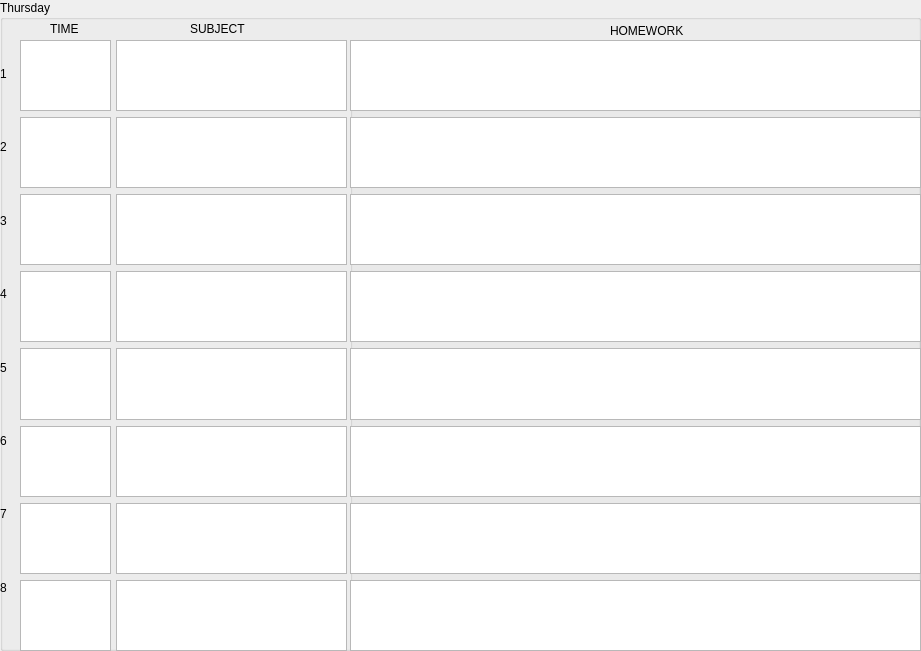
    <widget class="QGroupBox" name="groupBoxThu">
     <property name="geometry">
      <rect>
       <x>1</x>
       <y>30</y>
       <width>921</width>
       <height>651</height>
      </rect>
     </property>
     <property name="title">
      <string>Thursday</string>
     </property>
     <widget class="QWidget" name="verticalLayoutWidget_14">
      <property name="geometry">
       <rect>
        <x>0</x>
        <y>40</y>
        <width>21</width>
        <height>581</height>
       </rect>
      </property>
      <layout class="QVBoxLayout" name="verticalLayout_14">
       <item>
        <widget class="QLabel" name="label_35">
         <property name="text">
          <string>1</string>
         </property>
        </widget>
       </item>
       <item>
        <widget class="QLabel" name="label_36">
         <property name="text">
          <string>2</string>
         </property>
        </widget>
       </item>
       <item>
        <widget class="QLabel" name="label_37">
         <property name="text">
          <string>3</string>
         </property>
        </widget>
       </item>
       <item>
        <widget class="QLabel" name="label_38">
         <property name="text">
          <string>4</string>
         </property>
        </widget>
       </item>
       <item>
        <widget class="QLabel" name="label_39">
         <property name="text">
          <string>5</string>
         </property>
        </widget>
       </item>
       <item>
        <widget class="QLabel" name="label_40">
         <property name="text">
          <string>6</string>
         </property>
        </widget>
       </item>
       <item>
        <widget class="QLabel" name="label_41">
         <property name="text">
          <string>7</string>
         </property>
        </widget>
       </item>
       <item>
        <widget class="QLabel" name="label_42">
         <property name="text">
          <string>8</string>
         </property>
        </widget>
       </item>
      </layout>
     </widget>
     <widget class="QWidget" name="verticalLayoutWidget_16">
      <property name="geometry">
       <rect>
        <x>20</x>
        <y>40</y>
        <width>91</width>
        <height>611</height>
       </rect>
      </property>
      <layout class="QVBoxLayout" name="verticalLayout_16">
       <item>
        <widget class="QTextEdit" name="textEdit_97"/>
       </item>
       <item>
        <widget class="QTextEdit" name="textEdit_98"/>
       </item>
       <item>
        <widget class="QTextEdit" name="textEdit_99"/>
       </item>
       <item>
        <widget class="QTextEdit" name="textEdit_100"/>
       </item>
       <item>
        <widget class="QTextEdit" name="textEdit_101"/>
       </item>
       <item>
        <widget class="QTextEdit" name="textEdit_102"/>
       </item>
       <item>
        <widget class="QTextEdit" name="textEdit_103"/>
       </item>
       <item>
        <widget class="QTextEdit" name="textEdit_104"/>
       </item>
      </layout>
     </widget>
     <widget class="QLabel" name="label_34">
      <property name="geometry">
       <rect>
        <x>190</x>
        <y>20</y>
        <width>67</width>
        <height>17</height>
       </rect>
      </property>
      <property name="text">
       <string>SUBJECT</string>
      </property>
     </widget>
     <widget class="QLabel" name="label_44">
      <property name="geometry">
       <rect>
        <x>610</x>
        <y>20</y>
        <width>141</width>
        <height>21</height>
       </rect>
      </property>
      <property name="text">
       <string>HOMEWORK</string>
      </property>
     </widget>
     <widget class="QWidget" name="verticalLayoutWidget_13">
      <property name="geometry">
       <rect>
        <x>350</x>
        <y>40</y>
        <width>571</width>
        <height>611</height>
       </rect>
      </property>
      <layout class="QVBoxLayout" name="verticalLayout_13">
       <item>
        <widget class="QTextEdit" name="textEdit_81"/>
       </item>
       <item>
        <widget class="QTextEdit" name="textEdit_82"/>
       </item>
       <item>
        <widget class="QTextEdit" name="textEdit_83"/>
       </item>
       <item>
        <widget class="QTextEdit" name="textEdit_84"/>
       </item>
       <item>
        <widget class="QTextEdit" name="textEdit_85"/>
       </item>
       <item>
        <widget class="QTextEdit" name="textEdit_86"/>
       </item>
       <item>
        <widget class="QTextEdit" name="textEdit_87"/>
       </item>
       <item>
        <widget class="QTextEdit" name="textEdit_88"/>
       </item>
      </layout>
     </widget>
     <widget class="QWidget" name="verticalLayoutWidget_15">
      <property name="geometry">
       <rect>
        <x>116</x>
        <y>40</y>
        <width>231</width>
        <height>611</height>
       </rect>
      </property>
      <layout class="QVBoxLayout" name="verticalLayout_15">
       <item>
        <widget class="QTextEdit" name="textEdit_89"/>
       </item>
       <item>
        <widget class="QTextEdit" name="textEdit_90"/>
       </item>
       <item>
        <widget class="QTextEdit" name="textEdit_91"/>
       </item>
       <item>
        <widget class="QTextEdit" name="textEdit_92"/>
       </item>
       <item>
        <widget class="QTextEdit" name="textEdit_93"/>
       </item>
       <item>
        <widget class="QTextEdit" name="textEdit_94"/>
       </item>
       <item>
        <widget class="QTextEdit" name="textEdit_95"/>
       </item>
       <item>
        <widget class="QTextEdit" name="textEdit_96"/>
       </item>
      </layout>
     </widget>
     <widget class="QLabel" name="label_43">
      <property name="geometry">
       <rect>
        <x>50</x>
        <y>20</y>
        <width>67</width>
        <height>17</height>
       </rect>
      </property>
      <property name="text">
       <string>TIME</string>
      </property>
     </widget>
     <widget class="QGroupBox" name="groupBoxThuHom">
      <property name="geometry">
       <rect>
        <x>350</x>
        <y>40</y>
        <width>571</width>
        <height>601</height>
       </rect>
      </property>
      <property name="title">
       <string/>
      </property>
      <widget class="QWidget" name="verticalLayoutWidget_25">
       <property name="geometry">
        <rect>
         <x>0</x>
         <y>0</y>
         <width>571</width>
         <height>611</height>
        </rect>
       </property>
       <layout class="QVBoxLayout" name="verticalLayout_25">
        <item>
         <widget class="QTextEdit" name="textEdit_153"/>
        </item>
        <item>
         <widget class="QTextEdit" name="textEdit_154"/>
        </item>
        <item>
         <widget class="QTextEdit" name="textEdit_155"/>
        </item>
        <item>
         <widget class="QTextEdit" name="textEdit_156"/>
        </item>
        <item>
         <widget class="QTextEdit" name="textEdit_157"/>
        </item>
        <item>
         <widget class="QTextEdit" name="textEdit_158"/>
        </item>
        <item>
         <widget class="QTextEdit" name="textEdit_159"/>
        </item>
        <item>
         <widget class="QTextEdit" name="textEdit_160"/>
        </item>
       </layout>
      </widget>
     </widget>
     <widget class="Line" name="line_10">
      <property name="geometry">
       <rect>
        <x>909</x>
        <y>20</y>
        <width>31</width>
        <height>631</height>
       </rect>
      </property>
      <property name="orientation">
       <enum>Qt::Vertical</enum>
      </property>
     </widget>
    </widget>
